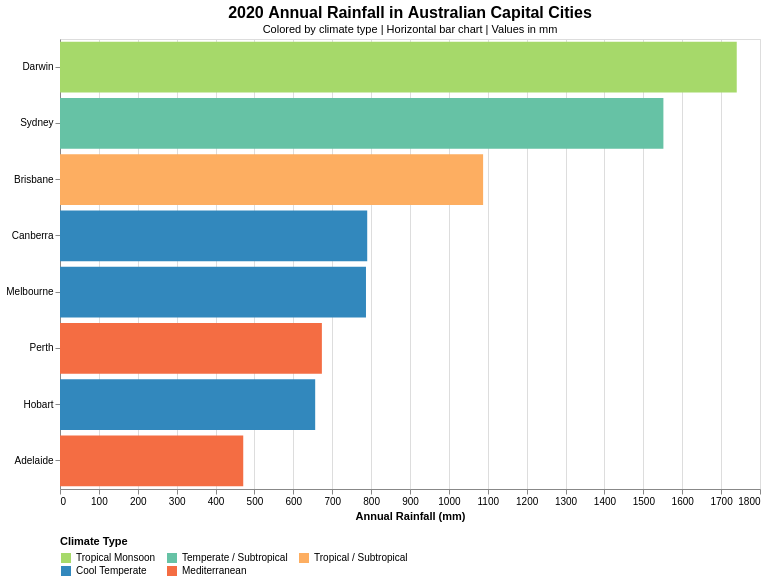

Here is the Vega-Lite specification saved for this chart:
### Vega-Lite specification from a JSON file in a GitHub repository (floating-point values rounded to 4 significant figures)
{"$schema": "https://vega.github.io/schema/vega-lite/v5.json", "title": {"text": "2020 Annual Rainfall in Australian Capital Cities", "subtitle": "Colored by climate type | Horizontal bar chart | Values in mm", "fontSize": 16, "subtitleFontSize": 11}, "width": 700, "height": 450, "data": {"values": [{"city": "Darwin", "rainfall": 1740.0, "climate": "Tropical Monsoon"}, {"city": "Sydney", "rainfall": 1552.0, "climate": "Temperate / Subtropical"}, {"city": "Brisbane", "rainfall": 1088.0, "climate": "Tropical / Subtropical"}, {"city": "Canberra", "rainfall": 790.0, "climate": "Cool Temperate"}, {"city": "Melbourne", "rainfall": 786.8, "climate": "Cool Temperate"}, {"city": "Perth", "rainfall": 673.4, "climate": "Mediterranean"}, {"city": "Hobart", "rainfall": 656.2, "climate": "Cool Temperate"}, {"city": "Adelaide", "rainfall": 471.2, "climate": "Mediterranean"}]}, "mark": "bar", "encoding": {"y": {"field": "city", "type": "nominal", "title": null, "sort": "-x"}, "x": {"field": "rainfall", "type": "quantitative", "title": "Annual Rainfall (mm)", "axis": {"format": "d"}}, "color": {"field": "climate", "type": "nominal", "title": "Climate Type", "scale": {"domain": ["Tropical Monsoon", "Temperate / Subtropical", "Tropical / Subtropical", "Cool Temperate", "Mediterranean"], "range": ["#a6d96a", "#66c2a5", "#fdae61", "#3288bd", "#f46d43"]}, "legend": {"orient": "bottom", "direction": "horizontal", "anchor": "start", "columns": 3, "offset": 15}}, "tooltip": [{"field": "city", "type": "nominal", "title": "City"}, {"field": "rainfall", "type": "quantitative", "title": "Rainfall (mm)", "format": ".1f"}, {"field": "climate", "type": "nominal", "title": "Climate Type"}]}}
